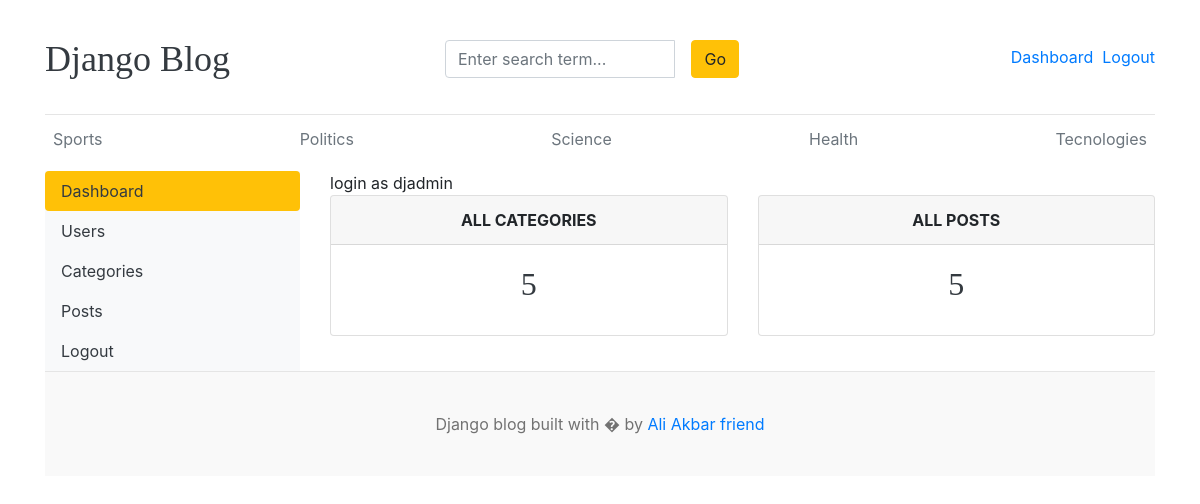
/dashbord/ (signed in), run on the app's committed database.
### blogs/models.py (models this page shows, shortened)
class Category(models.Model):
    category_name= models.CharField(max_length=50 , unique=True)
    created_at = models.DateTimeField(auto_now_add=True)
    updated_at = models.DateTimeField(auto_now_add=True)
    class Meta:
        verbose_name_plural = 'categories'

### dashbords/views.py (the view)
# urls.py: path('dashbord/',include('dashbords.urls')),
@login_required(login_url='login')
def dashbords(request):
    category_count= Category.objects.all().count()
    blog_count=Blog.objects.all().count()
    context={
        'category_count':category_count,
        'blog_count':blog_count,
    }
    return render(request,'dashbord/dashbord.html',context)

### blogs/context_processors.py (called while the page is built)
def get_categories(request):
    categories=Category.objects.all()
    return dict(categories=categories)

def get_social_links(request):
    social_links=SocialLink.objects.all()
    return dict(social_links=social_links)

### templates/dashbord/dashbord.html
{% extends "base.html" %}
{% block content %}
<div class="row">
    {% include "dashbord/sidebar.html" %}
    <div class="col-md-9">
       <span>login as {{user}}</span>
        <div class="row">
            <div class="col">
                <div class="card border-default mb-3">
                   <div class="card-header text-center text-uppercase  font-weight-bold">All Categories</div>
                   <div class="card-body text-dark">
                    <h2 class="card-title text-center">{{category_count}}</h2>
                   </div>
                </div>
            </div>
            <div class="col">
                <div class="card border-default mb-3">
                   <div class="card-header text-center text-uppercase  font-weight-bold">All Posts</div>
                   <div class="card-body text-dark">
                    <h2 class="card-title text-center">{{blog_count}}</h2>
                   </div>
                </div>
            </div>
        </div>
    </div>
</div>
{% endblock %}

### templates/base.html (shortened to what this page needs)
{% load static %}
<!DOCTYPE html>
<html lang="en">
<head>
    <link href="https://getbootstrap.com/docs/4.0/dist/css/bootstrap.min.css" rel="stylesheet">
    <link href="{% static 'css/blog.css' %}" rel="stylesheet">
    <link rel="stylesheet" href="https://cdnjs.cloudflare.com/ajax/libs/font-awesome/4.7.0/css/font-awesome.min.css">
</head>
<body>
    <div class="container">
        <header class="blog-header py-3">
            <div class="row flex-nowrap justify-content-between align-items-center">
                <div class="col-4 pt-1">
                    <a class="blog-header-logo text-dark" href="/">Django Blog</a>
                </div>
                <div class="col-4 pt-1">
                    <form action="{% url 'search' %}" method="GET">
                        <div class="card-body ">
                            <div class="input-group">
                                <input class="form-control" type="text" placeholder="Enter search term..."
                                    name="keyword" aria-label="Enter search term..." aria-describedby="button-search"
                                    value="{{keyword}}">
                                <button class="btn btn-warning mx-3" id="button-search" type="submit">
                                    Go
                                </button>
                            </div>
                        </div>
                    </form>
                </div>
                {% if not user.is_authenticated %}
                <div class="col-4 d-flex justify-content-end align-items-center">
                    <a class="btn btn-sm btn-warning" href="{% url 'login' %}">Login</a> &nbsp;
                    <a class="btn btn-sm btn-outline-secondary" href="{% url 'register' %}">Register</a>
                </div>
                {% else %}
                <div class="col-4 d-flex justify-content-end align-items-center">
                <span><a href="{% url 'dashbords' %}">Dashboard</a></span>
                <span><a href="{% url 'logout' %}">Logout</a></span>
                </div>
                {% endif %}
            </div>
        </header>
        <div class="nav-scroller py-1 mb-2">
            <nav class="nav d-flex justify-content-between">
                {% for cat in categories %}
                <a class="p-2 text-muted" href="{% url 'posts_by_category' cat.id %}">{{cat.category_name}}</a>
                {% endfor %}
            </nav>
        </div>
        {% block content %}
        {% endblock %}
        <footer class="blog-footer">
            <p>Django blog built with � by <a href="#">Ali Akbar friend</a></p>
        </footer>
</body>
</html>

### blog_main/static/css/blog.css (style rules this page uses)
.blog-header { border-bottom: 1px solid #e5e5e5; }
.blog-header-logo { font-family: "Playfair Display", Georgia, "Times New Roman", serif; font-size: 2.25rem; }
h1, h2, h3, h4, h5, h6 { font-family: "Playfair Display", Georgia, "Times New Roman", serif; }
.blog-footer { padding: 2.5rem 0; color: #727272; text-align: center; background-color: #f9f9f9; border-top: .05rem solid #e5e5e5; }
.blog-footer p:last-child { margin-bottom: 0; }

### data on the page
Category: category_name "Sports"
Category: category_name "Politics"
Category: category_name "Science"
Category: category_name "Health"
Category: category_name "Tecnologies"

### other printed values
{{ user }} "djadmin"
{{ category_count }} "5"
{{ blog_count }} "5"
